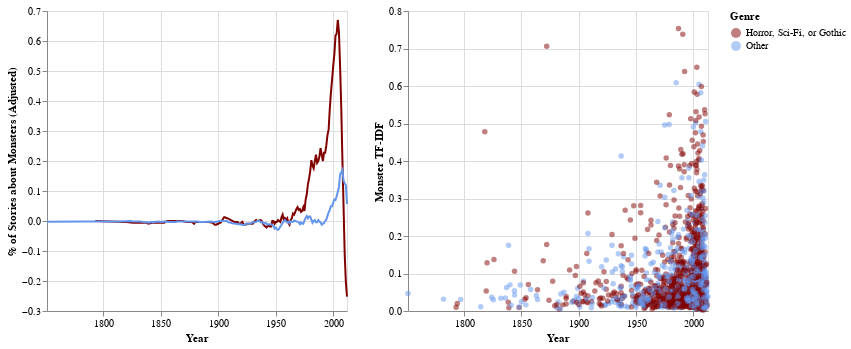

Notebook cell for this chart:
### Markdown cell above
Although S-BERT is a powerful tool in identifying semantic (dis)similarity, it's not explainable. To preserve explainability, I turn towards less complex methods. TF-IDF is a numerical measure for how relevant a word is to a document, and it accounts for how often a word appears across documents. Thus, since words like "and" appear commonly in many documents, it is deemed less important; while words like "monster" appear less commonly overall, but a document that mentions it often is quite likely about monsters.

### Code cell
monster = pd.read_csv('data/monster.csv',index_col=0)
monster_freq = pd.read_csv('data/monster_freq.csv',index_col=0)
monster_scary_freq = pd.read_csv('data/monster_scary_freq.csv',index_col=0)

line_all = alt.Chart(monster_freq).transform_window(
    rolling_mean='mean(adjusted)',
    frame=[-2, 3]
).mark_line(color='cornflowerblue').encode(
    x=alt.X('year:T', title='Year'),
    y=alt.Y('rolling_mean:Q', title="% of Stories about Monsters (Adjusted)")
)
line_scary = alt.Chart(monster_scary_freq).transform_window(
    rolling_mean='mean(adjusted)',
    frame=[-2, 3]
).mark_line(color='maroon').encode(
    x=alt.X('year:T', title='Year'),
    y=alt.Y('rolling_mean:Q', title="% of Stories about Monsters (Adjusted)")
)
dots = alt.Chart(monster).mark_circle(size=30,opacity=0.5).encode(
    x=alt.X('date:T', title='Year'),
    y=alt.Y('tfidf', title='Monster TF-IDF'),
    color=alt.Color('Genre', scale=alt.Scale(domain=['Horror, Sci-Fi, or Gothic','Other'], range=['maroon', 'cornflowerblue'])),
    # color=alt.Color('Genre', title='Genre', scale=alt.Scale(domain=[True, False], range=['maroon', 'cornflowerblue'])),
    tooltip=alt.Tooltip(['title', 'author'])
)
monster = line_scary + line_all
monster.properties(width=300) | dots.properties(width=300)

### Figure 1 — Vega-Lite specification as saved in the notebook (floating-point values rounded to 4 significant figures; data arrays with more than 128 entries replaced by an {"elided": "..."} marker saying what was removed)
{"config": {"view": {"continuousWidth": 400, "continuousHeight": 300}}, "hconcat": [{"layer": [{"data": {"name": "data-361ebe3827ccfc3e3fcd8c8a2201bc59"}, "mark": {"type": "line", "color": "maroon"}, "encoding": {"x": {"field": "year", "title": "Year", "type": "temporal"}, "y": {"field": "rolling_mean", "title": "% of Stories about Monsters (Adjusted)", "type": "quantitative"}}, "transform": [{"window": [{"op": "mean", "field": "adjusted", "as": "rolling_mean"}], "frame": [-2, 3]}]}, {"data": {"name": "data-f5098b19fa2770cf7cb1052600f4af24"}, "mark": {"type": "line", "color": "cornflowerblue"}, "encoding": {"x": {"field": "year", "title": "Year", "type": "temporal"}, "y": {"field": "rolling_mean", "title": "% of Stories about Monsters (Adjusted)", "type": "quantitative"}}, "transform": [{"window": [{"op": "mean", "field": "adjusted", "as": "rolling_mean"}], "frame": [-2, 3]}]}], "width": 300}, {"data": {"name": "data-64bf22b9d82c06cba710cdec4ec7bcb5"}, "mark": {"type": "circle", "opacity": 0.5, "size": 30}, "encoding": {"color": {"field": "Genre", "scale": {"domain": ["Horror, Sci-Fi, or Gothic", "Other"], "range": ["maroon", "cornflowerblue"]}, "type": "nominal"}, "tooltip": [{"field": "title", "type": "nominal"}, {"field": "author", "type": "nominal"}], "x": {"field": "date", "title": "Year", "type": "temporal"}, "y": {"field": "tfidf", "title": "Monster TF-IDF", "type": "quantitative"}}, "width": 300}], "$schema": "https://vega.github.io/schema/vega-lite/v4.17.0.json", "datasets": {"data-361ebe3827ccfc3e3fcd8c8a2201bc59": [{"year": "1793-01-01", "freq": 0.01844, "adjusted": 0.0}, {"year": "1794-01-01", "freq": 0.01844, "adjusted": 0.0}, {"year": "1818-01-01", "freq": 0.01844, "adjusted": 0.0}, {"year": "1819-01-01", "freq": 0.01844, "adjusted": 0.0}, {"year": "1820-01-01", "freq": 0.01844, "adjusted": 0.0}, {"year": "1826-01-01", "freq": 0.01844, "adjusted": -0.01844}, {"year": "1838-01-01", "freq": 0.01844, "adjusted": 0.0}, {"year": "1839-01-01", "freq": 0.01844, "adjusted": 0.0}, {"year": "1843-01-01", "freq": 0.01844, "adjusted": -0.01844}, {"year": "1847-01-01", "freq": 0.01844, "adjusted": 0.0}, {"year": "1853-01-01", "freq": 0.01844, "adjusted": -0.01844}, {"year": "1854-01-01", "freq": 0.01844, "adjusted": 0.0}, {"year": "1856-01-01", "freq": 0.01844, "adjusted": 0.0}, {"year": "1864-01-01", "freq": 0.01844, "adjusted": 0.0}, {"year": "1869-01-01", "freq": 0.01844, "adjusted": 0.0}, {"year": "1872-01-01", "freq": 0.03689, "adjusted": 0.01844}, {"year": "1874-01-01", "freq": 0.01844, "adjusted": -0.01844}, {"year": "1877-01-01", "freq": 0.01844, "adjusted": 0.0}, {"year": "1879-01-01", "freq": 0.01844, "adjusted": -0.01844}, {"year": "1880-01-01", "freq": 0.01844, "adjusted": 0.0}, {"year": "1883-01-01", "freq": 0.01844, "adjusted": 0.0}, {"year": "1886-01-01", "freq": 0.01844, "adjusted": -0.01844}, {"year": "1889-01-01", "freq": 0.05533, "adjusted": 0.01844}, {"year": "1892-01-01", "freq": 0.01844, "adjusted": 0.0}, {"year": "1895-01-01", "freq": 0.01844, "adjusted": -0.01844}, {"year": "1897-01-01", "freq": 0.01844, "adjusted": 0.0}, {"year": "1898-01-01", "freq": 0.03689, "adjusted": 0.0}, {"year": "1900-01-01", "freq": 0.01844, "adjusted": -0.03689}, {"year": "1901-01-01", "freq": 0.01844, "adjusted": -0.01844}, {"year": "1902-01-01", "freq": 0.01844, "adjusted": 0.0}, {"year": "1903-01-01", "freq": 0.01844, "adjusted": 0.0}, {"year": "1904-01-01", "freq": 0.05533, "adjusted": 0.01844}, {"year": "1905-01-01", "freq": 0.01844, "adjusted": 0.0}, {"year": "1906-01-01", "freq": 0.01844, "adjusted": 0.0}, {"year": "1907-01-01", "freq": 0.03689, "adjusted": 0.01844}, {"year": "1908-01-01", "freq": 0.05533, "adjusted": 0.03689}, {"year": "1911-01-01", "freq": 0.01844, "adjusted": 0.0}, {"year": "1914-01-01", "freq": 0.01844, "adjusted": 0.0}, {"year": "1915-01-01", "freq": 0.01844, "adjusted": 0.0}, {"year": "1917-01-01", "freq": 0.01844, "adjusted": -0.03689}, {"year": "1918-01-01", "freq": 0.03689, "adjusted": -0.01844}, {"year": "1919-01-01", "freq": 0.05533, "adjusted": 0.03689}, {"year": "1920-01-01", "freq": 0.01844, "adjusted": 0.0}, {"year": "1921-01-01", "freq": 0.01844, "adjusted": -0.03689}, {"year": "1922-01-01", "freq": 0.01844, "adjusted": 0.0}, {"year": "1924-01-01", "freq": 0.03689, "adjusted": -0.01844}, {"year": "1925-01-01", "freq": 0.01844, "adjusted": 0.0}, {"year": "1926-01-01", "freq": 0.01844, "adjusted": -0.01844}, {"year": "1929-01-01", "freq": 0.03689, "adjusted": 0.0}, {"year": "1930-01-01", "freq": 0.01844, "adjusted": -0.01844}, {"year": "1931-01-01", "freq": 0.01844, "adjusted": 0.0}, {"year": "1933-01-01", "freq": 0.03689, "adjusted": -0.01844}, {"year": "1934-01-01", "freq": 0.01844, "adjusted": 0.0}, {"year": "1937-01-01", "freq": 0.07377, "adjusted": 0.01844}, {"year": "1938-01-01", "freq": 0.05533, "adjusted": 0.03689}, {"year": "1939-01-01", "freq": 0.01844, "adjusted": -0.03689}, {"year": "1940-01-01", "freq": 0.03689, "adjusted": 0.01844}, {"year": "1942-01-01", "freq": 0.01844, "adjusted": -0.03689}, {"year": "1943-01-01", "freq": 0.03689, "adjusted": -0.05533}, {"year": "1945-01-01", "freq": 0.01844, "adjusted": -0.01844}, {"year": "1946-01-01", "freq": 0.05533, "adjusted": 0.0}, {"year": "1947-01-01", "freq": 0.01844, "adjusted": 0.0}, {"year": "1948-01-01", "freq": 0.01844, "adjusted": 0.0}, {"year": "1949-01-01", "freq": 0.01844, "adjusted": -0.03689}, {"year": "1950-01-01", "freq": 0.1107, "adjusted": 0.05533}, {"year": "1951-01-01", "freq": 0.05533, "adjusted": -0.01844}, {"year": "1952-01-01", "freq": 0.07377, "adjusted": -0.05533}, {"year": "1954-01-01", "freq": 0.07377, "adjusted": 0.03689}, {"year": "1955-01-01", "freq": 0.03689, "adjusted": 0.0}, {"year": "1956-01-01", "freq": 0.03689, "adjusted": 0.0}, {"year": "1957-01-01", "freq": 0.05533, "adjusted": 0.01844}, {"year": "1958-01-01", "freq": 0.1107, "adjusted": 0.07377}, {"year": "1959-01-01", "freq": 0.05533, "adjusted": 0.0}, {"year": "1960-01-01", "freq": 0.05533, "adjusted": -0.07377}, {"year": "1961-01-01", "freq": 0.07377, "adjusted": 0.03689}, {"year": "1962-01-01", "freq": 0.07377, "adjusted": -0.03689}, {"year": "1963-01-01", "freq": 0.1291, "adjusted": 0.05533}, {"year": "1964-01-01", "freq": 0.09222, "adjusted": -0.01844}, {"year": "1965-01-01", "freq": 0.03689, "adjusted": -0.03689}, {"year": "1966-01-01", "freq": 0.07377, "adjusted": 0.01844}, {"year": "1967-01-01", "freq": 0.1475, "adjusted": 0.07377}, {"year": "1968-01-01", "freq": 0.1291, "adjusted": 0.05533}, {"year": "1969-01-01", "freq": 0.1107, "adjusted": 0.03689}, {"year": "1970-01-01", "freq": 0.1107, "adjusted": 0.03689}, {"year": "1971-01-01", "freq": 0.07377, "adjusted": 0.01844}, {"year": "1972-01-01", "freq": 0.09222, "adjusted": 0.05533}, {"year": "1973-01-01", "freq": 0.09222, "adjusted": 0.01844}, {"year": "1974-01-01", "freq": 0.1291, "adjusted": 0.07377}, {"year": "1975-01-01", "freq": 0.09222, "adjusted": -0.01844}, {"year": "1976-01-01", "freq": 0.1291, "adjusted": 0.05533}, {"year": "1977-01-01", "freq": 0.1291, "adjusted": 0.09222}, {"year": "1978-01-01", "freq": 0.1107, "adjusted": -0.01844}, {"year": "1979-01-01", "freq": 0.2951, "adjusted": 0.2398}, {"year": "1980-01-01", "freq": 0.2582, "adjusted": 0.1844}, {"year": "1981-01-01", "freq": 0.2767, "adjusted": 0.1844}, {"year": "1982-01-01", "freq": 0.2398, "adjusted": 0.166}, {"year": "1983-01-01", "freq": 0.2951, "adjusted": 0.2398}, {"year": "1984-01-01", "freq": 0.2951, "adjusted": 0.2029}, {"year": "1985-01-01", "freq": 0.2398, "adjusted": 0.1291}, {"year": "1986-01-01", "freq": 0.2398, "adjusted": 0.1291}, {"year": "1987-01-01", "freq": 0.4058, "adjusted": 0.332}, {"year": "1988-01-01", "freq": 0.3689, "adjusted": 0.2951}, {"year": "1989-01-01", "freq": 0.166, "adjusted": 0.07377}, {"year": "1990-01-01", "freq": 0.3689, "adjusted": 0.2398}, {"year": "1991-01-01", "freq": 0.2582, "adjusted": 0.2213}, {"year": "1992-01-01", "freq": 0.332, "adjusted": 0.2951}, {"year": "1993-01-01", "freq": 0.3504, "adjusted": 0.2029}, {"year": "1994-01-01", "freq": 0.2582, "adjusted": 0.166}, {"year": "1995-01-01", "freq": 0.3135, "adjusted": 0.2398}, {"year": "1996-01-01", "freq": 0.3689, "adjusted": 0.2398}, {"year": "1997-01-01", "freq": 0.4058, "adjusted": 0.3689}, {"year": "1998-01-01", "freq": 0.5717, "adjusted": 0.498}, {"year": "1999-01-01", "freq": 0.4058, "adjusted": 0.3135}, {"year": "2000-01-01", "freq": 0.6271, "adjusted": 0.5717}, {"year": "2001-01-01", "freq": 0.7008, "adjusted": 0.5717}, {"year": "2002-01-01", "freq": 0.6824, "adjusted": 0.498}, {"year": "2003-01-01", "freq": 0.83, "adjusted": 0.6455}, {"year": "2004-01-01", "freq": 0.9037, "adjusted": 0.7377}, {"year": "2005-01-01", "freq": 0.8668, "adjusted": 0.6824}, {"year": "2006-01-01", "freq": 0.9775, "adjusted": 0.6086}, {"year": "2007-01-01", "freq": 1.051, "adjusted": 0.8484}, {"year": "2008-01-01", "freq": 0.5533, "adjusted": 0.2582}, {"year": "2009-01-01", "freq": 0.2398, "adjusted": -0.05533}, {"year": "2010-01-01", "freq": 0.2582, "adjusted": -0.07377}, {"year": "2011-01-01", "freq": 0.07377, "adjusted": -0.3504}, {"year": "2012-01-01", "freq": 0.01844, "adjusted": -0.332}], "data-f5098b19fa2770cf7cb1052600f4af24": [{"year": "1751-01-01", "freq": 0.008979, "adjusted": 0.0}, {"year": "1782-01-01", "freq": 0.008979, "adjusted": -0.008979}, {"year": "1797-01-01", "freq": 0.008979, "adjusted": 0.0}, {"year": "1814-01-01", "freq": 0.008979, "adjusted": 0.0}, {"year": "1824-01-01", "freq": 0.008979, "adjusted": 0.0}, {"year": "1825-01-01", "freq": 0.008979, "adjusted": 0.0}, {"year": "1832-01-01", "freq": 0.008979, "adjusted": 0.0}, {"year": "1835-01-01", "freq": 0.008979, "adjusted": 0.0}, {"year": "1837-01-01", "freq": 0.008979, "adjusted": -0.008979}, {"year": "1838-01-01", "freq": 0.008979, "adjusted": 0.0}, {"year": "1840-01-01", "freq": 0.008979, "adjusted": -0.008979}, {"year": "1841-01-01", "freq": 0.008979, "adjusted": -0.008979}, {"year": "1843-01-01", "freq": 0.008979, "adjusted": 0.0}, {"year": "1844-01-01", "freq": 0.008979, "adjusted": -0.008979}, {"year": "1848-01-01", "freq": 0.01796, "adjusted": 0.008979}, {"year": "1850-01-01", "freq": 0.008979, "adjusted": -0.008979}, {"year": "1853-01-01", "freq": 0.008979, "adjusted": 0.0}, {"year": "1858-01-01", "freq": 0.008979, "adjusted": 0.0}, {"year": "1863-01-01", "freq": 0.008979, "adjusted": -0.008979}, {"year": "1864-01-01", "freq": 0.008979, "adjusted": 0.0}, {"year": "1880-01-01", "freq": 0.008979, "adjusted": 0.0}, {"year": "1882-01-01", "freq": 0.008979, "adjusted": -0.008979}, {"year": "1884-01-01", "freq": 0.01796, "adjusted": 0.008979}, {"year": "1887-01-01", "freq": 0.008979, "adjusted": 0.0}, {"year": "1894-01-01", "freq": 0.008979, "adjusted": -0.008979}, {"year": "1896-01-01", "freq": 0.008979, "adjusted": -0.008979}, {"year": "1898-01-01", "freq": 0.008979, "adjusted": 0.0}, {"year": "1899-01-01", "freq": 0.01796, "adjusted": 0.0}, {"year": "1900-01-01", "freq": 0.008979, "adjusted": 0.0}, {"year": "1901-01-01", "freq": 0.008979, "adjusted": 0.0}, {"year": "1904-01-01", "freq": 0.008979, "adjusted": 0.0}, {"year": "1907-01-01", "freq": 0.008979, "adjusted": -0.008979}, {"year": "1908-01-01", "freq": 0.01796, "adjusted": 0.008979}, {"year": "1909-01-01", "freq": 0.008979, "adjusted": 0.0}, {"year": "1911-01-01", "freq": 0.01796, "adjusted": 0.0}, {"year": "1912-01-01", "freq": 0.008979, "adjusted": -0.008979}, {"year": "1920-01-01", "freq": 0.008979, "adjusted": -0.01796}, {"year": "1922-01-01", "freq": 0.008979, "adjusted": -0.01796}, {"year": "1923-01-01", "freq": 0.01796, "adjusted": 0.0}, {"year": "1924-01-01", "freq": 0.008979, "adjusted": -0.02694}, {"year": "1926-01-01", "freq": 0.008979, "adjusted": -0.008979}, {"year": "1928-01-01", "freq": 0.008979, "adjusted": -0.008979}, {"year": "1929-01-01", "freq": 0.01796, "adjusted": 0.008979}, {"year": "1930-01-01", "freq": 0.01796, "adjusted": -0.01796}, {"year": "1932-01-01", "freq": 0.01796, "adjusted": 0.0}, {"year": "1933-01-01", "freq": 0.008979, "adjusted": -0.008979}, {"year": "1934-01-01", "freq": 0.01796, "adjusted": 0.0}, {"year": "1935-01-01", "freq": 0.01796, "adjusted": -0.008979}, {"year": "1936-01-01", "freq": 0.03592, "adjusted": 0.01796}, {"year": "1937-01-01", "freq": 0.03592, "adjusted": 0.0}, {"year": "1938-01-01", "freq": 0.02694, "adjusted": 0.0}, {"year": "1939-01-01", "freq": 0.01796, "adjusted": -0.008979}, {"year": "1940-01-01", "freq": 0.008979, "adjusted": -0.02694}, {"year": "1941-01-01", "freq": 0.008979, "adjusted": 0.0}, {"year": "1943-01-01", "freq": 0.008979, "adjusted": 0.0}, {"year": "1945-01-01", "freq": 0.02694, "adjusted": -0.01796}, {"year": "1946-01-01", "freq": 0.02694, "adjusted": 0.01796}, {"year": "1947-01-01", "freq": 0.01796, "adjusted": -0.0449}, {"year": "1948-01-01", "freq": 0.008979, "adjusted": -0.01796}, {"year": "1949-01-01", "freq": 0.008979, "adjusted": 0.0}, {"year": "1950-01-01", "freq": 0.01796, "adjusted": -0.01796}, {"year": "1951-01-01", "freq": 0.008979, "adjusted": -0.03592}, {"year": "1952-01-01", "freq": 0.02694, "adjusted": -0.03592}, {"year": "1953-01-01", "freq": 0.01796, "adjusted": -0.02694}, {"year": "1954-01-01", "freq": 0.01796, "adjusted": -0.0449}, {"year": "1955-01-01", "freq": 0.01796, "adjusted": -0.01796}, {"year": "1956-01-01", "freq": 0.01796, "adjusted": 0.008979}, {"year": "1957-01-01", "freq": 0.03592, "adjusted": 0.008979}, {"year": "1958-01-01", "freq": 0.02694, "adjusted": -0.008979}, {"year": "1959-01-01", "freq": 0.06285, "adjusted": 0.01796}, {"year": "1960-01-01", "freq": 0.01796, "adjusted": -0.01796}, {"year": "1961-01-01", "freq": 0.01796, "adjusted": 0.008979}, {"year": "1962-01-01", "freq": 0.01796, "adjusted": -0.01796}, {"year": "1963-01-01", "freq": 0.01796, "adjusted": -0.008979}, {"year": "1965-01-01", "freq": 0.02694, "adjusted": 0.0}, {"year": "1966-01-01", "freq": 0.01796, "adjusted": -0.008979}, {"year": "1969-01-01", "freq": 0.05387, "adjusted": 0.01796}, {"year": "1970-01-01", "freq": 0.0449, "adjusted": 0.0}, {"year": "1971-01-01", "freq": 0.02694, "adjusted": 0.008979}, {"year": "1972-01-01", "freq": 0.02694, "adjusted": -0.03592}, {"year": "1973-01-01", "freq": 0.01796, "adjusted": -0.008979}, {"year": "1974-01-01", "freq": 0.008979, "adjusted": -0.0449}, {"year": "1975-01-01", "freq": 0.07183, "adjusted": 0.05387}, {"year": "1976-01-01", "freq": 0.01796, "adjusted": -0.02694}, {"year": "1977-01-01", "freq": 0.02694, "adjusted": 0.008979}, {"year": "1978-01-01", "freq": 0.0449, "adjusted": 0.02694}, {"year": "1979-01-01", "freq": 0.06285, "adjusted": 0.0449}, {"year": "1980-01-01", "freq": 0.03592, "adjusted": -0.008979}, {"year": "1981-01-01", "freq": 0.01796, "adjusted": 0.008979}, {"year": "1982-01-01", "freq": 0.05387, "adjusted": 0.008979}, {"year": "1983-01-01", "freq": 0.03592, "adjusted": 0.008979}, {"year": "1984-01-01", "freq": 0.0449, "adjusted": -0.03592}, {"year": "1985-01-01", "freq": 0.05387, "adjusted": -0.01796}, {"year": "1986-01-01", "freq": 0.0449, "adjusted": 0.02694}, {"year": "1987-01-01", "freq": 0.0449, "adjusted": 0.02694}, {"year": "1988-01-01", "freq": 0.008979, "adjusted": -0.03592}, {"year": "1989-01-01", "freq": 0.05387, "adjusted": 0.008979}, {"year": "1990-01-01", "freq": 0.03592, "adjusted": 0.008979}, {"year": "1991-01-01", "freq": 0.01796, "adjusted": -0.0449}, {"year": "1992-01-01", "freq": 0.06285, "adjusted": 0.008979}, {"year": "1993-01-01", "freq": 0.03592, "adjusted": -0.01796}, {"year": "1994-01-01", "freq": 0.05387, "adjusted": -0.01796}, {"year": "1995-01-01", "freq": 0.09877, "adjusted": 0.01796}, {"year": "1996-01-01", "freq": 0.07183, "adjusted": 0.05387}, {"year": "1997-01-01", "freq": 0.0449, "adjusted": -0.01796}, {"year": "1998-01-01", "freq": 0.1347, "adjusted": 0.08081}, {"year": "1999-01-01", "freq": 0.1437, "adjusted": 0.05387}, {"year": "2000-01-01", "freq": 0.08979, "adjusted": 0.03592}, {"year": "2001-01-01", "freq": 0.1616, "adjusted": 0.08979}, {"year": "2002-01-01", "freq": 0.1077, "adjusted": 0.05387}, {"year": "2003-01-01", "freq": 0.09877, "adjusted": 0.05387}, {"year": "2004-01-01", "freq": 0.1706, "adjusted": 0.1437}, {"year": "2005-01-01", "freq": 0.1077, "adjusted": 0.0449}, {"year": "2006-01-01", "freq": 0.1706, "adjusted": 0.1077}, {"year": "2007-01-01", "freq": 0.2694, "adjusted": 0.1796}, {"year": "2008-01-01", "freq": 0.2245, "adjusted": 0.1526}, {"year": "2009-01-01", "freq": 0.3322, "adjusted": 0.3053}, {"year": "2010-01-01", "freq": 0.2245, "adjusted": 0.1796}, {"year": "2011-01-01", "freq": 0.1167, "adjusted": 0.09877}, {"year": "2012-01-01", "freq": 0.008979, "adjusted": -0.1077}], "data-64bf22b9d82c06cba710cdec4ec7bcb5": {"elided": "1534 records"}}}
